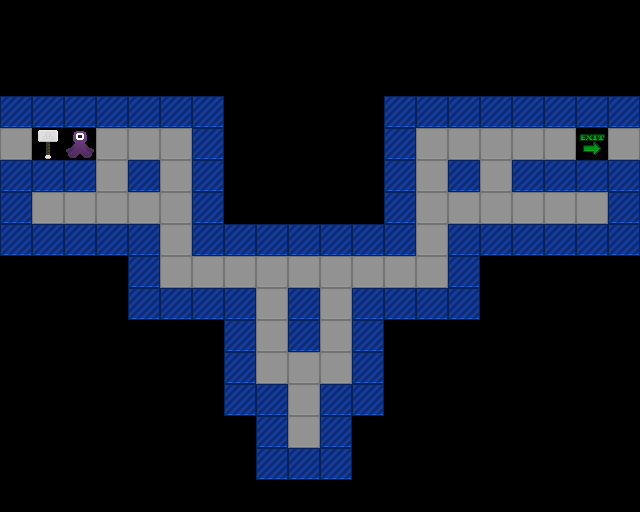

Tiled map render using the project's own tile images. Description and the whole map definition, tile-layer contents included, below:
An orthogonal 20x16 tile map with 32x32 px tiles, 1 tile layer (Tile Layer 1).

<map version="1.5" tiledversion="1.7.0" orientation="orthogonal" renderorder="right-down" width="20" height="16" tilewidth="32" tileheight="32" infinite="0" nextlayerid="2" nextobjectid="1">
 <tileset firstgid="1" source="project-mjolnir.tsx" />
 <layer id="1" name="Tile Layer 1" width="20" height="16">
  <data encoding="csv">
0,0,0,0,0,0,0,0,0,0,0,0,0,0,0,0,0,0,0,0,
0,0,0,0,0,0,0,0,0,0,0,0,0,0,0,0,0,0,0,0,
0,0,0,0,0,0,0,0,0,0,0,0,0,0,0,0,0,0,0,0,
4,4,4,4,4,4,4,0,0,0,0,0,4,4,4,4,4,4,4,4,
3,48,50,3,3,3,4,0,0,0,0,0,4,3,3,3,3,3,18,3,
4,4,4,3,4,3,4,0,0,0,0,0,4,3,4,3,4,4,4,4,
4,3,3,3,3,3,4,0,0,0,0,0,4,3,3,3,3,3,3,4,
4,4,4,4,4,3,4,4,4,4,4,4,4,3,4,4,4,4,4,4,
0,0,0,0,4,3,3,3,3,3,3,3,3,3,4,0,0,0,0,0,
0,0,0,0,4,4,4,4,3,4,3,4,4,4,4,0,0,0,0,0,
0,0,0,0,0,0,0,4,3,4,3,4,0,0,0,0,0,0,0,0,
0,0,0,0,0,0,0,4,3,3,3,4,0,0,0,0,0,0,0,0,
0,0,0,0,0,0,0,4,4,3,4,4,0,0,0,0,0,0,0,0,
0,0,0,0,0,0,0,0,4,3,4,0,0,0,0,0,0,0,0,0,
0,0,0,0,0,0,0,0,4,4,4,0,0,0,0,0,0,0,0,0,
0,0,0,0,0,0,0,0,0,0,0,0,0,0,0,0,0,0,0,0
</data>
 </layer>
</map>
